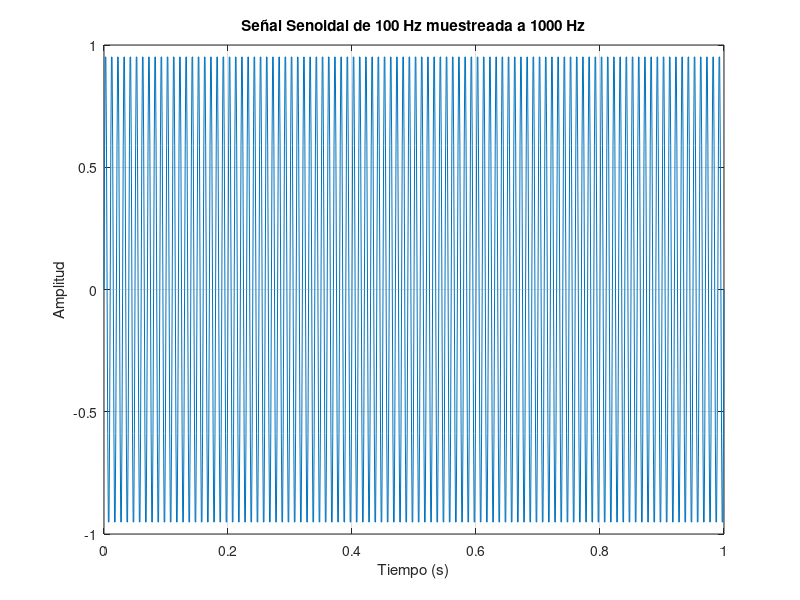

Reproduce this figure in MATLAB. (Note: this script raises an error after producing the figure.)

clear
clc
close all
%%EJ 1

% Parámetros de la señal
frecuencia = 100;         % Frecuencia de la señal (Hz)
frec_muestreo = 1000;     % Frecuencia de muestreo (Hz)
tiempo_inicio = 0;        % Tiempo inicial (s)
tiempo_final = 1;         % Tiempo final (s)

% Cálculo de parámetros derivados
periodo_muestreo = 1/frec_muestreo;  % Periodo de muestreo
t = tiempo_inicio:periodo_muestreo:tiempo_final; % Vector de tiempo

% Generación de la señal senoidal
signal = sin(2*pi*frecuencia*t);

% Graficación
figure;
plot(t, signal);
title('Señal Senoidal de 100 Hz muestreada a 1000 Hz');
xlabel('Tiempo (s)');
ylabel('Amplitud');
grid on;


disp(['Frecuencia de la señal: ', num2str(frecuencia), ' Hz']);
disp(['Frecuencia de muestreo: ', num2str(frec_muestreo), ' Hz']);
disp(['Número de muestras: ', num2str(length(t))]);

% el muestreo no deja ver los picos


%% EJ 2

SNR = 10; % dB
%Función awgn propia
signal_ruidosa = my_awgn(signal, SNR);
%Función awgn de Matlab
signal_awgn = awgn(signal, SNR); % awgn(X,snr) adds white Gaussian noise to the vector signal X. This syntax assumes that the power of X is 0 dBW.

% Graficar comparación
figure(2);
subplot(3,1,1); plot(t, signal); title('Señal original');
subplot(3,1,2); plot(t, signal_ruidosa); title('Señal con my\_awgn');
subplot(3,1,3); plot(t, signal_awgn); title('Señal con awgn de MATLAB');



%% EJ 4

X = 2.5;
sigma = 2.5/sqrt(2);

for B = 1:32
    B
    SNR_ADC = 6.02*B - 20*log(X/sigma) + 10.8
end

%% EJ 5

nivel_cuant = 10/2^12
SNR_ej5 = 6.02 * 11 - 20*log(5 / 3.5 * sqrt(2)) + 10.8 % La señal no utiliza el rango entero del ADC, es decir, no es de excursión completa

%% EJ 6

% a ) Error por offset
% b ) Error de linealización
% c ) Error por factor de escala no lineal (ajustar el factor de escala,
% como el que puse en Simulink a la salida del ADC dependiendo de donde caiga la lectura)
% d ) Pérdida de códigos palabras
%% Funciones


function senal_ruidosa = my_awgn(signal, snr)
    var_senal = var(signal);
    var_ruido = var_senal/10^(snr/10) %% SE ASUME QUE LA SEÑAL TIENE MEDIA 0, LA VARIANZA SOLO CAPTURA LA POTENCIA DE LA PARTE VARIABLE

    ruido = sqrt(var_ruido) * randn(1,length(signal));
    senal_ruidosa = signal + ruido;
end
